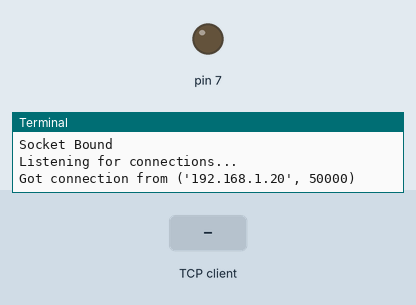
Simulated run of this program. Board: Raspberry Pi (header pin numbers). Shown: output pins drawn as LEDs (lit = HIGH), the last lines printed to the terminal. The test bench sets the inputs (shaded band). One TCP client connects 1 s after the port opens and stays connected.

Above: at 1.2 s.
1.3 s: the TCP client sends "on"
At 2.1 s:
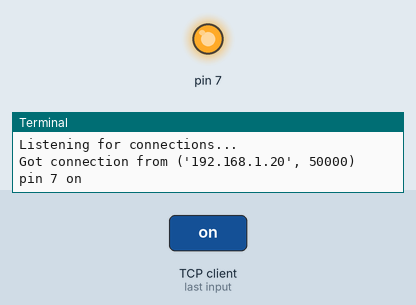
Timing chart, 0 to 4.3 s (numbered marks = the images above; inputs shaded):
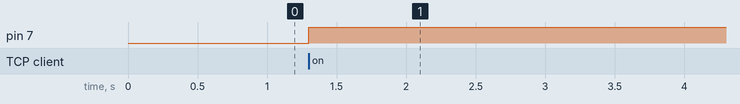

The program:

tcptest.py
```python
from socket import *

## Import GPIO library
import RPi.GPIO as GPIO

# Use physical pin numbers
GPIO.setmode(GPIO.BOARD)

# Set up header pin 7 (GPIO7) as an output
GPIO.setup(7,GPIO.OUT)

host = "0.0.0.0"

print host

port = 7777

s = socket(AF_INET, SOCK_STREAM)

print "Socket Made"

s.bind((host,port))

print "Socket Bound"

s.listen(5)

print "Listening for connections..."

while True:
   c, addr = s.accept()     # Establish connection with client.
   print 'Got connection from', addr
   c.send('Thank you for connecting')
   data = c.recv(1024)
   if(data == "on" ):

        print 'pin 7 on'
        GPIO.output(7,True) ## Turn on GPIO pin 7

   elif(data == 'off' ):
        print 'pin 7 off'
        GPIO.output(7,False) ## Turn off GPIO pin 7
   elif(data == 'close' ):
        print 'closing connection'
        s.close()
        break
   c.close()
GPIO.cleanup()
```

Measured:
- after the input at 1.3 s, pin 7: LOW → HIGH at once
